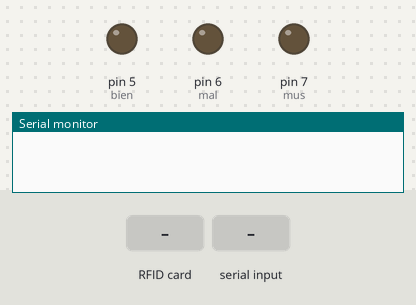
Simulated run of this sketch. Board: Arduino Uno, built with avr-gcc and run on an emulated ATmega328P. Shown: output pins drawn as LEDs (lit = HIGH), the last lines printed to the serial monitor. The test bench sets the inputs (shaded band). Pins used as bus, display or sensor lines are not drawn.

Above: at 2.2 s.
2.3 s: RFID card 5E 7A 19 C4 held to the reader
3.8 s: "11111*" received over Serial
At 3.9 s:
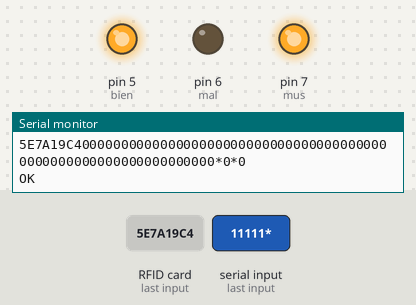
At 5.0 s:
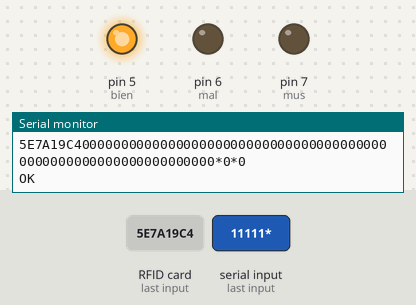
Timing chart, 0 to 11.1 s (numbered marks = the images above; inputs shaded):
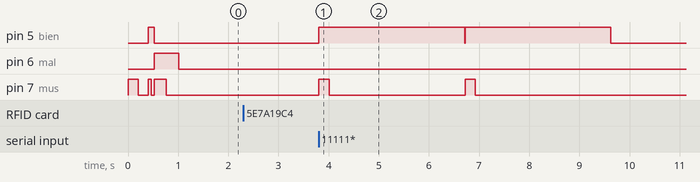

Measured:
- after the input at 3.8 s, pin 5 (bien): alternates HIGH for 2.9 s and LOW for 0.01 s, starting at once; pin 7 (mus): alternates HIGH for 0.20 s and LOW for 2.7 s, 4 changes in all, then stays LOW, starting at once

The sketch:

validador.ino
```cpp
#include <SPI.h>
#include <MFRC522.h>

#define RST_PIN   10    //
#define SS_PIN    9     //

int bien = 5;
int mal = 6;
int mus = 7;

MFRC522 mfrc522(SS_PIN, RST_PIN); // Create MFRC522 instance
MFRC522::MIFARE_Key key;

void setup() {

        Serial.begin(115200);   // Initialize serial communications with the PC

        for (byte i = 0; i < 6; i++) {
          key.keyByte[i] = 0xFF;
        }

         pinMode(bien, OUTPUT);
         pinMode(mal, OUTPUT);
         pinMode(mus, OUTPUT);
         beep(200);
         digitalWrite(bien, HIGH);
         beep(60);
         digitalWrite(bien, LOW);
         digitalWrite(mal, HIGH);
         beep(500);
         digitalWrite(mal, LOW);

        SPI.begin();
        mfrc522.PCD_Init();
}

void loop(){
  // Look for new cards
  if ( ! mfrc522.PICC_IsNewCardPresent())
    return;
  // Select one of the cards
  if ( ! mfrc522.PICC_ReadCardSerial())
    return;

    cobrar(mfrc522.uid.uidByte, mfrc522.uid.size);
  //CSNET();

   mfrc522.PICC_HaltA(); // Halt PICC
   mfrc522.PCD_StopCrypto1();  // Stop encryption on PCD

}

void cobrar(byte *buffer, byte bufferSize) {

    byte ch; // the character that you use to construct the Message
    char msg[16];
    String csn;

      /*
        Eliminarlas despues de probar la ev2
      */
      byte status;
      int inAforo[5];
      String aforo;
      int intAforo;
      const char *noAplico = "No Valida";
      const char *noSaldo = "Sin Saldo";
      const char *aplicado = "Puedes subir";
      const char *TN = "Tarifa Normal";
      const char *TP = "Tarifa Preferencial";
      const char *YC = "Llego un cero";
      const char *NViajes = "Te restan";
      const char *RViajes = "viajes";
      //const char *eLectura = "Error de lectura";


    for (byte i = 0; i < bufferSize; i++) {
      csn += String(mfrc522.uid.uidByte[i] < 0x10 ? "0" : "");
      csn += String(mfrc522.uid.uidByte[i], HEX);
    }
    csn.toUpperCase();

    //este if es solo para cuando cae en 7bytes entonces
    //despues borrar este if y obvio el else dejarlo solo
    // osea sin else
    //Serial.print(bufferSize);
    if (bufferSize == 0x07){
      Serial.println(csn);
      //Serial.println("EV2");
    }
    else{
      /*
        Firma digital
        Tipo Tisc
        Fecha
      */
      String firmaUnoS = "";
      String firmaDosS = "";
      String firmaTresS = "";

      String tipoTiscS = "";
      String fechaCaduS = "";

      String tipoTarifaS = "";

      byte firmaUno       = 4;
      byte firmaDos       = 5;
      byte firmaTres      = 6;
      byte trailerFirma   = 7;

      byte tipoTisc       = 8;
      byte fechaCadu      = 10;
      byte traileVali     = 11;

      byte tipoTarifa     = 14;
      byte trailerTarifa  = 15;

      byte blockAddr      = 16;
      byte trailerBlock   = 19;
      byte bufferSaldo[18];
      String saldoS;

      byte status;
      byte bufferFirma[18];
      byte bufferFirmaDos[18];
      byte bufferFirmaTres[18];
      byte size = sizeof(bufferFirma);

      byte bufferTipoTisc[18];
      byte bufferFechaCad[18];
      byte bufferTipoTarifa[18];

      int inAforo[5];
      String aforo;
      int intAforo;
      const char *noAplico = "No Valida";
      const char *noSaldo = "Sin Saldo";
      const char *aplicado = "Puedes subir";
      const char *TN = "Tarifa Normal";
      const char *TP = "Tarifa Preferencial";
      const char *YC = "Llego un cero";
      const char *NViajes = "Te restan";
      const char *RViajes = "viajes";

      unsigned long saldo = 0;
      unsigned long s = 0;

      //const char *eLectura = "Error de lectura";

      // Authenticate using key A
      //Serial.println(F("Authenticating using key A..."));
      status = mfrc522.PCD_Authenticate(MFRC522::PICC_CMD_MF_AUTH_KEY_A, trailerFirma, &key, &(mfrc522.uid));
      if (status != MFRC522::STATUS_OK) {
        //Serial.print(F("PCD_Authenticate() failed: "));
        ////Serial.println(mfrc522.GetStatusCodeName(status));
        //Serial.println("00031");
        //errorLectura();
        return;
      }
      // Read data from the block
      status = mfrc522.MIFARE_Read(firmaUno, bufferFirma, &size);
      if (status != MFRC522::STATUS_OK) {
        //Serial.print(F("MIFARE_Read() failed: "));
        ////Serial.println(mfrc522.GetStatusCodeName(status));
        //Serial.println("00032");
        ////errorLectura();
        return;
      }

      for (int i = 0; i < 16; i++) {
        firmaUnoS += String(bufferFirma[i], HEX);
      }

      status = mfrc522.PCD_Authenticate(MFRC522::PICC_CMD_MF_AUTH_KEY_A, trailerFirma, &key, &(mfrc522.uid));
      if (status != MFRC522::STATUS_OK) {
        //Serial.print(F("PCD_Authenticate() failed: "));
        ////Serial.println(mfrc522.GetStatusCodeName(status));
        //Serial.println("00031");
        ////errorLectura();
        return;
      }
      // Read data from the block
      status = mfrc522.MIFARE_Read(firmaDos, bufferFirmaDos, &size);
      if (status != MFRC522::STATUS_OK) {
        //Serial.print(F("MIFARE_Read() failed: "));
        ////Serial.println(mfrc522.GetStatusCodeName(status));
        //Serial.println("00032");
        //errorLectura();
        return;
      }

      for (int i = 0; i < 16; i++) {
        firmaDosS += String(bufferFirmaDos[i], HEX);
      }

      status = mfrc522.PCD_Authenticate(MFRC522::PICC_CMD_MF_AUTH_KEY_A, trailerFirma, &key, &(mfrc522.uid));
      if (status != MFRC522::STATUS_OK) {
        //Serial.print(F("PCD_Authenticate() failed: "));
        ////Serial.println(mfrc522.GetStatusCodeName(status));
        //Serial.println("00031");
        //errorLectura();
        return;
      }
      // Read data from the block
      status = mfrc522.MIFARE_Read(firmaTres, bufferFirmaTres, &size);
      if (status != MFRC522::STATUS_OK) {
        //Serial.print(F("MIFARE_Read() failed: "));
        ////Serial.println(mfrc522.GetStatusCodeName(status));
        //Serial.println("00032");
        //errorLectura();
        return;
      }

      for (int i = 0; i < 16; i++) {
        //firmaTresS += String(bufferFirmaTres[i] < 0x10 ? "0" : "");
        firmaTresS += String(bufferFirmaTres[i], HEX);
      }

      firmaUnoS.toUpperCase();
      firmaDosS.toUpperCase();
      firmaTresS.toUpperCase();

      //######################################################################################################

        status = mfrc522.PCD_Authenticate(MFRC522::PICC_CMD_MF_AUTH_KEY_A, traileVali, &key, &(mfrc522.uid));
      if (status != MFRC522::STATUS_OK) {
        //Serial.print(F("PCD_Authenticate() failed: "));
        ////Serial.println(mfrc522.GetStatusCodeName(status));
        //Serial.println("00031");
        //errorLectura();
        return;
      }
      // Read data from the block
      status = mfrc522.MIFARE_Read(tipoTisc, bufferTipoTisc, &size);
      if (status != MFRC522::STATUS_OK) {
        //Serial.print(F("MIFARE_Read() failed: "));
        ////Serial.println(mfrc522.GetStatusCodeName(status));
        //Serial.println("00032");
        //errorLectura();
        return;
      }

      for (int i = 0; i < 2; i++) {
        tipoTiscS += String(bufferTipoTisc[i], HEX);
      }

      status = mfrc522.PCD_Authenticate(MFRC522::PICC_CMD_MF_AUTH_KEY_A, traileVali, &key, &(mfrc522.uid));
      if (status != MFRC522::STATUS_OK) {
        //Serial.print(F("PCD_Authenticate() failed: "));
        ////Serial.println(mfrc522.GetStatusCodeName(status));
        //Serial.println("00031");
        //errorLectura();
        return;
      }
      // Read data from the block
      status = mfrc522.MIFARE_Read(fechaCadu, bufferFechaCad, &size);
      if (status != MFRC522::STATUS_OK) {
        //Serial.print(F("MIFARE_Read() failed: "));
        ////Serial.println(mfrc522.GetStatusCodeName(status));
        //Serial.println("00032");
        //errorLectura();
        return;
      }

      for (int i = 0; i < 6; i++) {
        fechaCaduS += String(bufferFechaCad[i] < 0x10 ? "0" : "");
        fechaCaduS += String(bufferFechaCad[i], HEX);
      }

      tipoTiscS.toUpperCase();
      fechaCaduS.toUpperCase();

      //######################################################################################################
      status = mfrc522.PCD_Authenticate(MFRC522::PICC_CMD_MF_AUTH_KEY_A, trailerTarifa, &key, &(mfrc522.uid));
      if (status != MFRC522::STATUS_OK) {
        //Serial.print(F("PCD_Authenticate() failed: "));
        ////Serial.println(mfrc522.GetStatusCodeName(status));
        //Serial.println("00031");
        //errorLectura();
        return;
      }
      // Read data from the block
      status = mfrc522.MIFARE_Read(tipoTarifa, bufferTipoTarifa, &size);
      if (status != MFRC522::STATUS_OK) {
        //Serial.print(F("MIFARE_Read() failed: "));
        ////Serial.println(mfrc522.GetStatusCodeName(status));
        //Serial.println("00032");
        //errorLectura();
        return;
      }

      for (int i = 0; i < 2; i++) {
        tipoTarifaS += String(bufferTipoTarifa[i], HEX);
      }

      tipoTarifaS.toUpperCase();

      byte blkSaldo = 16;

      // Authenticate using key A
      //Serial.println(F("Authenticating using key A..."));
      status = mfrc522.PCD_Authenticate(MFRC522::PICC_CMD_MF_AUTH_KEY_A, trailerBlock, &key, &(mfrc522.uid));
      if (status != MFRC522::STATUS_OK) {
        Serial.print(F("PCD_Authenticate() failed: "));
        Serial.println(mfrc522.GetStatusCodeName(status));
        return;
      }
      // Read data from the block
      status = mfrc522.MIFARE_Read(blkSaldo, bufferSaldo, &size);
      if (status != MFRC522::STATUS_OK) {
        Serial.print(F("MIFARE_Read() failed: "));
        Serial.println(mfrc522.GetStatusCodeName(status));
        return;
      }
      delay(10);

      saldo = (unsigned long)bufferSaldo[0];
      saldo = saldo << 8;
      saldo = saldo + (unsigned long)bufferSaldo[1];
      saldo = saldo << 8;
      saldo = saldo + (unsigned long)bufferSaldo[2];
      saldo = saldo << 8;
      saldo = saldo + (unsigned long)bufferSaldo[3];


      //agregando el envio del folio por serial esto es para poder actualizarlo
      byte sector         = 4;
      byte trailerFolio   = 19;
      byte blkFolio = 18;
      //byte status;
      byte bFolio[18];
      int folio;
      byte sFolio = sizeof(bFolio);

      // Authenticate using key A
      //Serial.println(F("Authenticating using key A..."));
      status = mfrc522.PCD_Authenticate(MFRC522::PICC_CMD_MF_AUTH_KEY_A, trailerFolio, &key, &(mfrc522.uid));
      if (status != MFRC522::STATUS_OK) {
        Serial.print(F("1 PCD_Authenticate() failed: "));
        Serial.println(mfrc522.GetStatusCodeName(status));
        return;
      }
      // Read data from the block
      status = mfrc522.MIFARE_Read(blkFolio, bFolio, &sFolio);
      if (status != MFRC522::STATUS_OK) {
        Serial.print(F("2 MIFARE_Read() failed: "));
        Serial.println(mfrc522.GetStatusCodeName(status));
        return;
      }
      folio = word(bFolio[0],bFolio[1]);

      String strFinal = csn+firmaUnoS+firmaDosS+firmaTresS+tipoTiscS+fechaCaduS+tipoTarifaS+"*"+folio+"*";
      //String strFinal = tipoTarifaS;
      String recibir;
      byte inData[6];
      byte index = 0;
      char inChar=-1;

      Serial.print(strFinal);
      Serial.println(saldo);
    }
    delay(120);

  /////////////////////////////////////////////////////////////
  //#########################################################//
  /////////////////////////////////////////////////////////////
  //Espero el aforo para poder cobrar
  byte lenSaldo = 6;
  byte inSaldo[lenSaldo+1];
  byte maxLenSaldo = 5;
  String strSaldo;
  byte buf[18];
  unsigned long s = 0;

  while (Serial.available() < 5) {} // Wait 'till there are 9 Bytes waiting
  for (int n = 0; n < maxLenSaldo; n++) {
    inSaldo[n] = Serial.read() - '0'; // Then: Get them.
    strSaldo += String(inSaldo[n]);
  }

    String saldoTotalSA = strSaldo + '*';


    if(saldoTotalSA == "11111*"){
      //EV2
      Serial.println("OK");
      digitalWrite(bien, HIGH);
      beep(2000);
      delay(2500);
      //delay(100);
      digitalWrite(bien, LOW);
    }
    if(saldoTotalSA=="99999*"){
      digitalWrite(mal, HIGH);
      beep(60);
      beep(60);
      beep(60);
      beep(60);
      beep(60);
      Serial.println("NO");
      delay(3000);
      digitalWrite(mal, LOW);
    }
    else{
      unsigned long saldo = 0;
      saldo = strSaldo.toInt();
      buf[3] = (unsigned byte)saldo;
      s = saldo >> 8;
      buf[2] = (unsigned byte)s;
      s = saldo >> 16;
      buf[1] = (unsigned byte)s;
      s = saldo >> 24;
      buf[0] = (unsigned byte)s;

      //########
      byte block = 16;
      //########
      status = mfrc522.PCD_Authenticate(MFRC522::PICC_CMD_MF_AUTH_KEY_A, block, &key, &(mfrc522.uid));
      if (status != MFRC522::STATUS_OK) {
        Serial.print(F("PCD_Authenticate() failed: 1"));
        //Serial.println(mfrc522.GetStatusCodeName(status));
        return;
      }
      else Serial.print(F(""));

      // Write block
      status = mfrc522.MIFARE_Write(block, buf, 16);
      if (status != MFRC522::STATUS_OK) {
        Serial.print(F("MIFARE_Write() failed: 2"));
        //Serial.println(mfrc522.GetStatusCodeName(status));
        return;
      }
      else Serial.print(F(""));

    // Leer Folio
    byte blkFolio = 18;
    byte bFolio[18];
    byte sFolio = sizeof(bFolio);
    unsigned int folio;

      status = mfrc522.PCD_Authenticate(MFRC522::PICC_CMD_MF_AUTH_KEY_A, blkFolio, &key, &(mfrc522.uid));
      if (status != MFRC522::STATUS_OK) {
        Serial.print(F("1 PCD_Authenticate() failed: "));
        Serial.println(mfrc522.GetStatusCodeName(status));
        return;
      }
      // Read data from the block
      status = mfrc522.MIFARE_Read(blkFolio, bFolio, &sFolio);
      if (status != MFRC522::STATUS_OK) {
        Serial.print(F("2 MIFARE_Read() failed: "));
        Serial.println(mfrc522.GetStatusCodeName(status));
        return;
      }
      folio = word(bFolio[0],bFolio[1]);
      folio++;
      bFolio[0] = highByte(folio);
      bFolio[1] = lowByte(folio);

      // Incrementa Folio
      status = mfrc522.PCD_Authenticate(MFRC522::PICC_CMD_MF_AUTH_KEY_A, blkFolio, &key, &(mfrc522.uid));
      if (status != MFRC522::STATUS_OK) {
        Serial.print(F("8 PCD_Authenticate() failed: 13"));
        Serial.println(mfrc522.GetStatusCodeName(status));
        return;
      }
      else Serial.print(F(""));
      status = mfrc522.MIFARE_Write(blkFolio, bFolio, 16);
      if (status != MFRC522::STATUS_OK) {
        Serial.print(F("8 MIFARE_Write() failed: 14"));
        Serial.println(mfrc522.GetStatusCodeName(status));
        return;
      }
      else Serial.print(F(""));


      Serial.println("OK");
      digitalWrite(bien, HIGH);
      beep(200);
      delay(2500);
      digitalWrite(bien, LOW);
      delay(200);
    }

  }


void beep(unsigned char delayms){
  digitalWrite(mus, 70);      // Almost any value can be used except 0 and 255
  delay(delayms);          // wait for a delayms ms
  digitalWrite(mus, 0);       // 0 turns it off
  delay(delayms);
}
```
